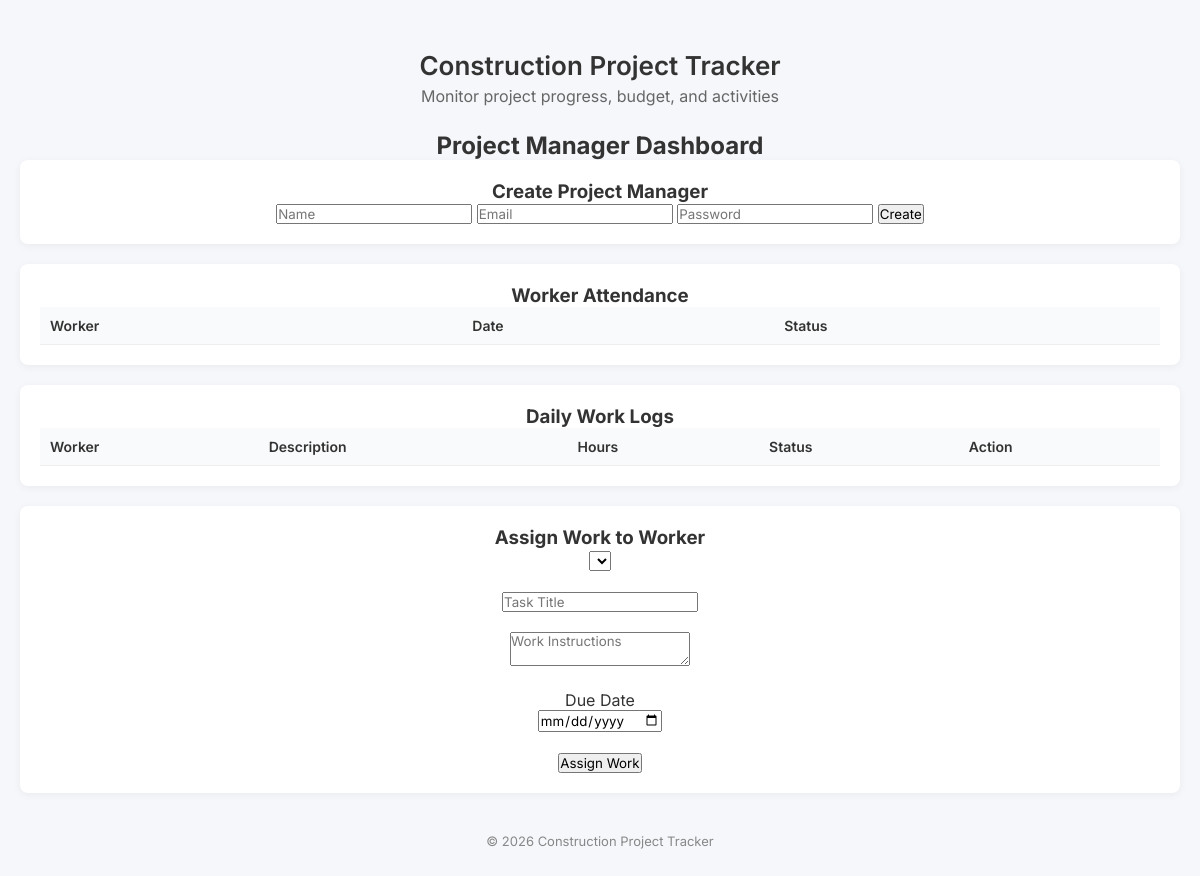
/project-manager/dashboard (signed in), run on an earlier commit of the app's database.
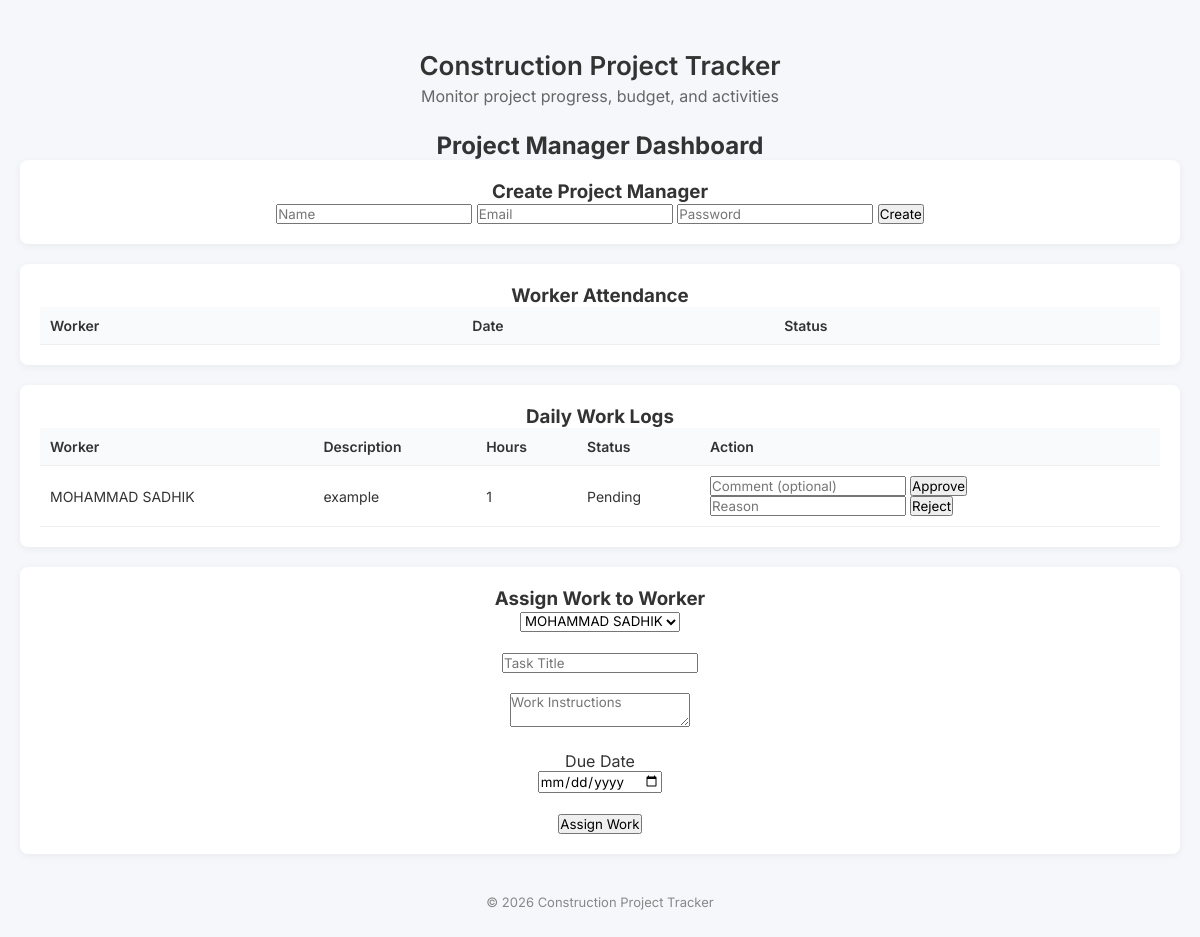
And on a later commit of the database.
### models/work_log.py (models this page shows)
class WorkLog(db.Model):
    __tablename__ = "work_logs"
    id = db.Column(db.Integer, primary_key=True)
    worker_id = db.Column(
        db.Integer,
        db.ForeignKey("workers.id"),
        nullable=False
    )
    description = db.Column(db.Text, nullable=False)
    hours_worked = db.Column(db.Integer, nullable=False)
    status = db.Column(
        db.String(20),
        default="Pending"
    )
    manager_comment = db.Column(db.Text)
    created_at = db.Column(
        db.Date,
        default=date.today
    )
    worker = db.relationship("Worker", backref="work_logs")

### models/worker.py (models this page shows)
class Worker(db.Model):
    __tablename__ = "workers"
    id = db.Column(db.Integer, primary_key=True)
    name = db.Column(db.String(100), nullable=False)
    email = db.Column(db.String(120), unique=True, nullable=False)
    password = db.Column(db.String(200), nullable=False)
    created_at = db.Column(db.DateTime, default=datetime.utcnow)

### app.py (the view)
@app.route("/project-manager/dashboard")
def project_manager_dashboard():
    if "pm_id" not in session:
        return redirect(url_for("pm_login"))
    attendances = Attendance.query.order_by(Attendance.date.desc()).all()
    work_logs = WorkLog.query.order_by(WorkLog.created_at.desc()).all()
    workers = Worker.query.all()
    return render_template(
        "project_manager/dashboard.html",
        attendances=attendances,
        work_logs=work_logs,
        workers=workers
    )

### templates/project_manager/dashboard.html (shortened to what this page needs)
{% extends "layout.html" %}
{% block content %}
<h2>Project Manager Dashboard</h2>
<div class="card">
  <h3>Create Project Manager</h3>
  <form method="post" action="{{ url_for('pm_create_other_pm') }}">
    <input name="name" placeholder="Name" required />
    <input name="email" type="email" placeholder="Email" required />
    <input name="password" type="password" placeholder="Password" required />
    <button type="submit">Create</button>
  </form>
</div>
<div class="card">
  <h3>Worker Attendance</h3>
  <table>
    <thead>
      <tr>
        <th>Worker</th>
        <th>Date</th>
        <th>Status</th>
      </tr>
    </thead>
  </table>
</div>
<div class="card">
  <h3>Daily Work Logs</h3>
  <table>
    <thead>
      <tr>
        <th>Worker</th>
        <th>Description</th>
        <th>Hours</th>
        <th>Status</th>
        <th>Action</th>
      </tr>
    </thead>
    <tbody>
      {% for log in work_logs %}
      <tr>
        <td>{{ log.worker.name }}</td>
        <td>{{ log.description }}</td>
        <td>{{ log.hours_worked }}</td>
        <td>{{ log.status }}</td>
        <td>
          {% if log.status == "Pending" %}
          <form method="post" action="{{ url_for('approve_work_log', id=log.id) }}">
            <input name="comment" placeholder="Comment (optional)" />
            <button type="submit">Approve</button>
          </form>
          <form method="post" action="{{ url_for('reject_work_log', id=log.id) }}">
            <input name="comment" placeholder="Reason" />
            <button type="submit">Reject</button>
          </form>
          {% else %}
            —
          {% endif %}
        </td>
      </tr>
      {% endfor %}
    </tbody>
  </table>
</div>
<div class="card">
  <h3>Assign Work to Worker</h3>
  <form method="post" action="{{ url_for('assign_work') }}">
    <select name="worker_id" required>
      {% for w in workers %}
      <option value="{{ w.id }}">{{ w.name }}</option>
      {% endfor %}
    </select>
    <br /><br />
    <input name="task_title" placeholder="Task Title" required />
    <br /><br />
    <textarea
      name="instructions"
      placeholder="Work Instructions"
      required
    ></textarea>
    <br /><br />
    <label>Due Date</label><br />
    <input type="date" name="due_date" required />
    <br /><br />
    <button type="submit">Assign Work</button>
  </form>
</div>
{% endblock %}

### templates/layout.html (shortened to what this page needs)
<!DOCTYPE html>
<html lang="en">
<head>
    <link rel="stylesheet" href="{{ url_for('static', filename='css/style.css') }}">
</head>
<body>
    <div class="container">
        <header>
            <h1>Construction Project Tracker</h1>
            <p>Monitor project progress, budget, and activities</p>
        </header>
        <main>
            {% block content %}{% endblock %}
        </main>
        <footer>
            © 2026 Construction Project Tracker
        </footer>
    </div>
</body>
</html>

### static/css/style.css (style rules this page uses)
body { font-family: Arial; background:#f4f4f4; text-align:center; }
* { box-sizing: border-box; margin: 0; padding: 0; font-family: 'Inter', sans-serif; }
body { background-color: #f5f7fa; color: #333; }
.container { max-width: 1200px; margin: 30px auto; padding: 20px; }
header { margin-bottom: 25px; }
header h1 { font-size: 26px; font-weight: 600; }
header p { color: #666; margin-top: 5px; }
.card { background: #fff; border-radius: 8px; padding: 20px; margin-bottom: 20px; box-shadow: 0 2px 8px rgba(0,0,0,0.05); }
table { width: 100%; border-collapse: collapse; }
table th, table td { text-align: left; padding: 10px; border-bottom: 1px solid #eee; font-size: 14px; }
table th { background-color: #f9fafb; font-weight: 600; }
footer { text-align: center; color: #888; font-size: 13px; margin-top: 40px; }

What changed in the data, as far as the page shows it:
added WorkLog: worker.name "MOHAMMAD SADHIK", description "example", hours_worked "1", status "Pending"
Also different on the page:
form field worker_id: (not shown) → "MOHAMMAD SADHIK"
